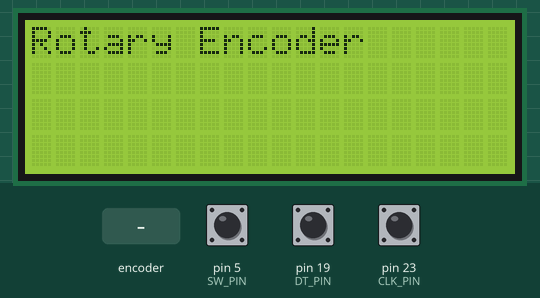
The sketch below on a simulated Arduino Mega 2560, built with avr-gcc and run on an emulated ATmega2560. Shown: 20×4 character LCD. The inputs (shaded band) are chosen by the test bench; at power-on: pin 5 (SW_PIN) HIGH, pin 19 (DT_PIN) HIGH, pin 23 (CLK_PIN) HIGH. What the sketch prints to the serial monitor is not drawn.

Above: at 0.1 s.
2.3 s: rotary encoder on pin 23 (CLK_PIN) / pin 19 (DT_PIN) turned 3 steps (first pin leading)
At 4.0 s:
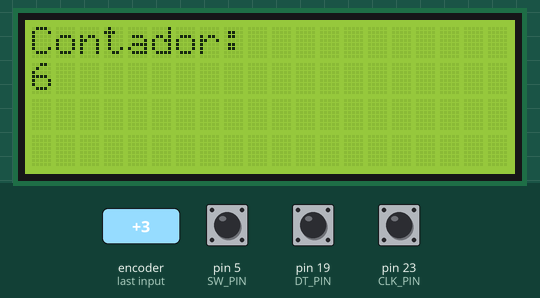
4.4 s: pin 5 (SW_PIN) pulled LOW for 3.2 s
At 8.5 s:
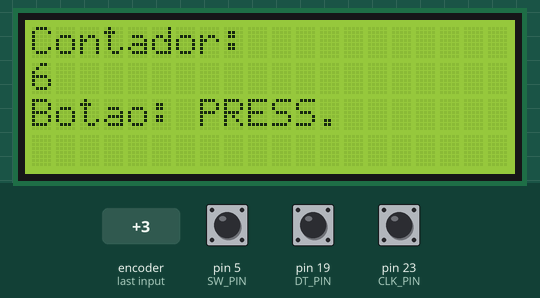
9.1 s: rotary encoder on pin 23 (CLK_PIN) / pin 19 (DT_PIN) turned 2 steps (second pin leading)
At 9.9 s:
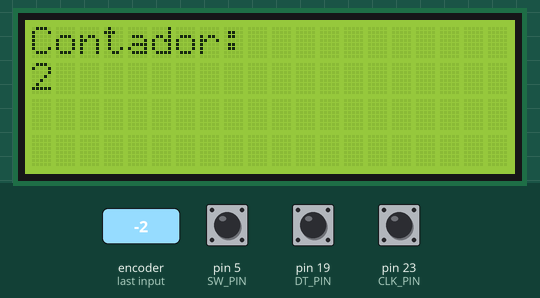
11.0 s: pin 5 (SW_PIN) pulled LOW for 0.15 s
At 12.0 s:
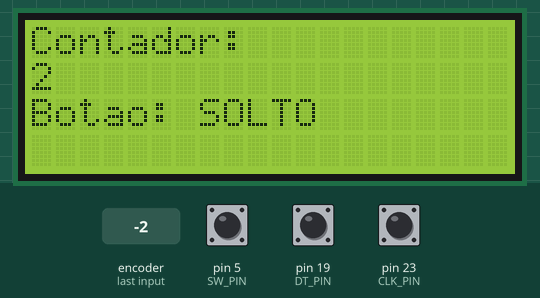
Timing chart, 0 to 13.6 s (numbered marks = the images above; inputs shaded):
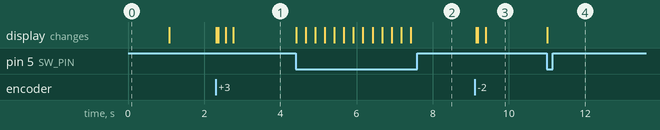

Measured:
- after the input at 2.3 s, the display: first changes at once (image 1 shows a later state)
- after the input at 4.4 s, the display: changes at once (image 2)
- after the input at 9.1 s, the display: first changes at once (image 3 shows a later state)
- after the input at 11.0 s, the display: changes at once (image 4)

The sketch:

sketch_nov5a.ino
```cpp
#include <Arduino.h>
#include <LiquidCrystal_I2C.h>

#define CLK_PIN 23
#define DT_PIN 19
#define SW_PIN 5

LiquidCrystal_I2C lcd(0x27, 20, 4);

int lastCLKState;
int counter = 0;
unsigned long lastTurnTime = 0;
unsigned long lastButtonTime = 0;
bool buttonPressed = false;

void setup() {
  Serial.begin(115200);

  pinMode(CLK_PIN, INPUT);
  pinMode(DT_PIN, INPUT);
  pinMode(SW_PIN, INPUT_PULLUP);

  lcd.init();
  lcd.backlight();
  lcd.clear();
  lcd.setCursor(0, 0);
  lcd.print("Rotary Encoder");

  lastCLKState = digitalRead(CLK_PIN);

  delay(1000);
  lcd.clear();
}

void loop() {
  int currentCLKState = digitalRead(CLK_PIN);
  int currentDTState  = digitalRead(DT_PIN);

  // Detecta mudança com um pequeno debounce (5 ms)
  if (currentCLKState != lastCLKState && (millis() - lastTurnTime > 5)) {
    if (currentDTState != currentCLKState) {
      counter++;  // Horário (CW)
      Serial.println("CW");
    } else {
      counter--;  // Anti-horário (CCW)
      Serial.println("CCW");
    }

    // Atualiza display
    lcd.clear();
    lcd.setCursor(0, 0);
    lcd.print("Contador:");
    lcd.setCursor(0, 1);
    lcd.print(counter);

    lastTurnTime = millis();
  }

  lastCLKState = currentCLKState;

  // Botão com debounce
  if (!digitalRead(SW_PIN) && millis() - lastButtonTime > 250) {
    lastButtonTime = millis();
    buttonPressed = !buttonPressed;

    lcd.setCursor(0, 2);
    lcd.print("Botao: ");
    lcd.print(buttonPressed ? "PRESS." : "SOLTO ");
    Serial.println(buttonPressed ? "Botao --pressionado" : "Botao solto");
  }
}
```
